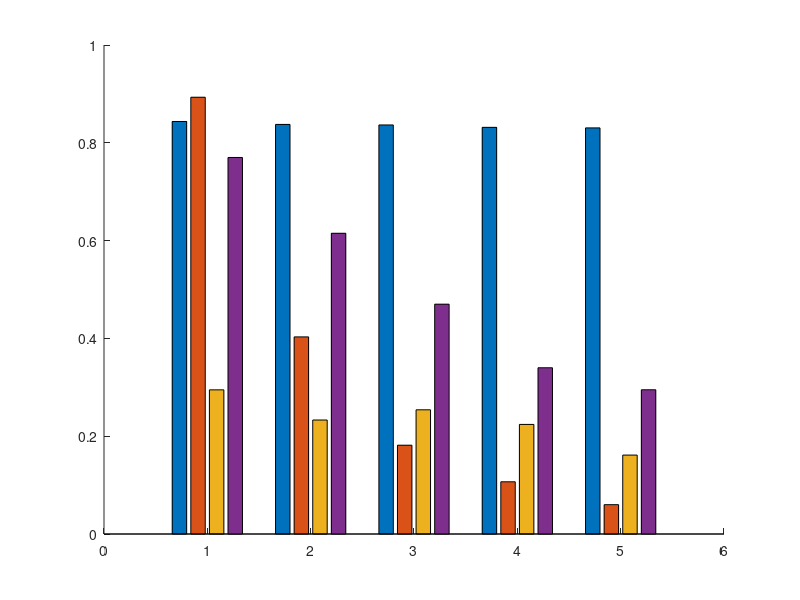

This chart was generated by the following MATLAB code: (Note: this script raises an error after producing the figure.)
close all; clear (); clc;
x = [5, 10, 15, 20, 25];
y = [...
    0.8436, 0.8376, 0.8365, 0.8316, 0.8305;...
    0.8932, 0.4031, 0.1816, 0.1068, 0.06;...
    0.2948, 0.2331, 0.2540, 0.2241, 0.1614;...
    0.77, 0.615, 0.47, 0.34, 0.295;...
    ];

namelist = ['$${\rm KerGM_{II}}$$', "GHOST", "TAME", "MAGNA"];

figure;
hold on;
b= bar(y');
b(1).FaceColor = [0,0,0];
b(2).FaceColor = [0 0.4470 0.7410];
b(3).FaceColor = [0.8500 0.3250 0.0980];
b(4).FaceColor = [0.9290 0.6940 0.1250];

axis([0.5 5.5 0 1])
xticks(1:1:5);
xticklabels({'5%', '10%', '15%', '20%', '25%'})
yticks(0:0.2:1)
xlabel('Noise level', 'FontSize', 16, 'FontWeight', 'bold');
ylabel('Node accuracy', 'FontSize', 16, 'FontWeight', 'bold');
set(gca, 'FontSize', 16, 'YGrid', 'on' ,'GridLineStyle', '-')
lgd = legend(namelist, 'FontSize', 12, 'interpreter' ,'latex');
set(lgd, 'Position', [0.69 0.5 0.2 0.2])
set(gcf, 'Position', [100 200 600 400])
hold off;
